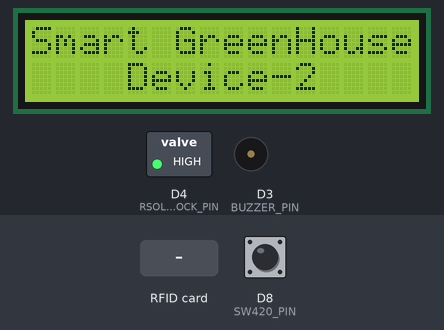
This sketch was run on a simulated ESP8266 (NodeMCU). Shown: 16×2 character LCD, switched loads named in the sketch (green lamp = pin HIGH), buzzer (waves = sounding, pin HIGH). The test bench sets the inputs (shaded band); at power-on: D8 (SW420_PIN) LOW. WiFi joins after 1.5 s; servers stay silent unless stated; uploads are accepted with an empty reply; what the sketch prints to the serial monitor is not drawn.

Above: at 2.2 s.
13.4 s: RFID card 5E 7A 19 C4 held to the reader
At 14.0 s:
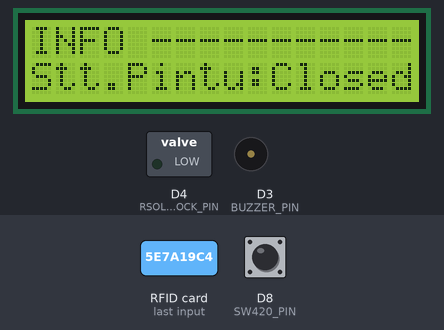
14.9 s: D8 (SW420_PIN) pulled HIGH for 0.15 s
At 14.97 s:
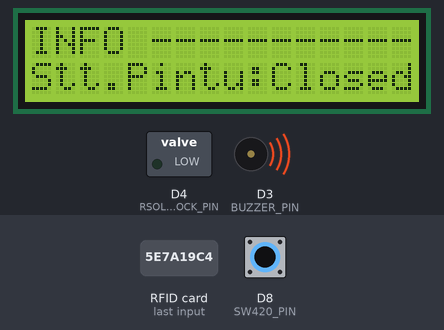
16.5 s: D8 (SW420_PIN) pulled HIGH for 3.2 s
At 20.0 s:
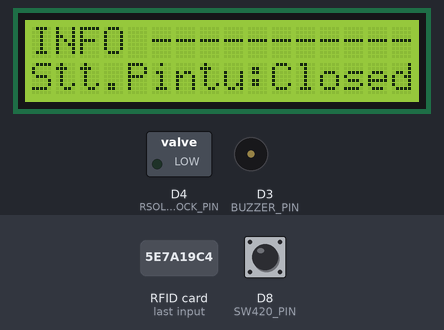
Timing chart, 0 to 21.5 s (numbered marks = the images above; inputs shaded):
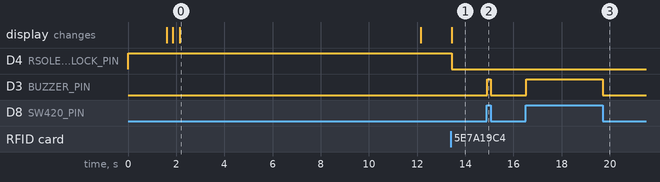

Measured:
- after the input at 13.4 s, D4 (RSOLENOID_DOORLOCK_PIN): HIGH → LOW after 0.05 s; the display: changes after 0.05 s (image 1)
- after the input at 14.9 s, D3 (BUZZER_PIN): LOW → HIGH at once, → LOW 0.15 s later
- after the input at 16.5 s, D3 (BUZZER_PIN): LOW → HIGH at once, → LOW 3.2 s later
- what the display in image 0 shows lasts 10.0 s, from 2.1 s to 12.1 s

The sketch:

Final_Project_Edspert_Batch10_NodeMCUProject.ino
```cpp
// Pustaka yang digunakan
#include <ESP8266WiFi.h>
#include <ESP8266HTTPClient.h>
#include <SPI.h>
#include <MFRC522.h>
#include <Wire.h>
#include <LiquidCrystal_I2C.h>

// Koneksi
#define WIFISSID "YOUR_WIFI_NAME"
#define PASSWORD "YOUR_WIFI_PASSWORD"
#define ACCESSKEY "YOUR_ANTARES_ACCESSKEY"
#define projectName "YOUR_ANTARES_APPLICATIONS_NAME"
#define deviceName "YOUR_ANTARES_DEVICE_NAME"
#define serverName "http://platform.antares.id:8080/~/antares-cse/antares-id/"+String(projectName)+"/"+String(deviceName)
WiFiClient client;
HTTPClient http;
String httpRequestData;
int httpResponseCode;
unsigned long lastTime = 0;
unsigned long timerDelay = 5000;

// Sensor
#define SW420_PIN D8 // Pin Antarmuka Sensor Getaran
constexpr uint8_t RST_PIN = D1; // Pin Antarmuka RST Sensor RFID
constexpr uint8_t SDA_PIN = D2; // Pin Antarmuka SDA Sensor RFID
#define UID_RFID1 "YOUR_USERID_RFID1" // User ID-1
#define UID_RFID2 "YOUR_USERID_RFID2" // User ID-2
MFRC522 rfid(SDA_PIN, RST_PIN); // Konstruktor MFRC522 -> rfid

// Aktuator
#define BUZZER_PIN D3 // Pin Antarmuka Buzzer
#define RSOLENOID_DOORLOCK_PIN D4 // Pin Antarmuka Solenoid Door Lock

// Layar
LiquidCrystal_I2C lcd(0x27,16,2);

// Variabel untuk keperluan sensor
byte UniqueIDentifier[4]; // Array untuk menampung User ID
String accessCode; // Variabel ini untuk menampung hasil pembacaan kode RFID

// Variabel untuk keperluan aktuator
int vibration; // Variabel ini untuk menampung nilai getaran
String alarm_keamanan; // Variabel ini untuk status buzzer: ON/OFF
String doorstate; // Variabel ini untuk status kunci pintu: Terbuka/Tertutup
bool relayON = HIGH; bool relayOFF = LOW; // Jika anda menggunakan NO pada relay maka yang terjadi adalah Active Low, sedangkan jika anda menggunakan NC pada relay maka yang terjadi adalah Active High

// Method untuk mengatur konektivitas
void ConnectToWiFi() {
  WiFi.mode(WIFI_STA); // Membuat perangkat sebagai station
  WiFi.begin(WIFISSID, PASSWORD); Serial.print("Menyambungkan ke jaringan"); // Memulai jaringan
  while (WiFi.status() != WL_CONNECTED) { // Selama tidak berhasil terhubung ke jaringan maka cetak di serial monitor :
    Serial.print("."); delay(500);
  }
  if (WiFi.status() == WL_CONNECTED) { // Jika berhasil terhubung ke jaringan maka cetak di serial monitor :
    Serial.println("\nTelah terhubung ke "+String(WIFISSID)+"\n\n");
  }
}

// Method untuk inisialisasi sensor RFID
void initSensorRFID(){
  SPI.begin(); // Memulai komunikasi SPI
  rfid.PCD_Init(); // Memulai sensor RFID
}

// Method untuk baca sensor RFID
void bacaSensorRFID(){
  // Cek untuk kartu baru
  if(!rfid.PICC_IsNewCardPresent()) {
    return;
  }

  // Verifikasi apakah UID sudah dibaca
  if(!rfid.PICC_ReadCardSerial()) {
    return;
  }
  if (rfid.uid.uidByte[0] != UniqueIDentifier[0] || rfid.uid.uidByte[1] != UniqueIDentifier[1] || rfid.uid.uidByte[2] != UniqueIDentifier[2] || rfid.uid.uidByte[3] != UniqueIDentifier[3]) {
    // Menampung User ID ke dalam array
    for (byte i = 0; i < 4; i++) {
      UniqueIDentifier[i] = rfid.uid.uidByte[i];
      accessCode.concat(String(UniqueIDentifier[i] < 0x10 ? " 0" : " "));
      accessCode.concat(String(UniqueIDentifier[i], HEX));
    } accessCode.toUpperCase();
    Serial.print(F("\nUID tag :"));
    printHex(rfid.uid.uidByte, rfid.uid.size);
    if(accessCode.substring(1) == UID_RFID1){ // Jika kartu RFID dikenali oleh scanner sebagai User ID-1, maka lakukan :
      Serial.print("\nPesan RFID : "); Serial.println("Akses Buka Pintu Green House Berhasil"); doorstate = "Open";
      responRFID(); // Respon RFID ditampilkan ke LCD
      digitalWrite(RSOLENOID_DOORLOCK_PIN, relayON); delay(1000); // Solenoid door lock: open
    }
    else if(accessCode.substring(1) == UID_RFID2){ // Jika kartu RFID dikenali oleh scanner sebagai User ID-2, maka lakukan :
      Serial.print("\nPesan RFID : "); Serial.println("Akses Tutup Pintu Green House Berhasil"); doorstate = "Closed";
      responRFID(); // Respon RFID ditampilkan ke LCD
      digitalWrite(RSOLENOID_DOORLOCK_PIN, relayOFF); delay(1000); // Solenoid door lock: closed
    }
    else{ // Jika kartu RFID tidak dikenali oleh scanner maka :
      Serial.print("\nPesan RFID : "); Serial.println("Akses Green House Gagal/UID Belum Terdaftar"); doorstate = "Closed";
      responRFID(); // Respon RFID ditampilkan ke LCD
      digitalWrite(RSOLENOID_DOORLOCK_PIN, relayOFF); delay(1000); // Solenoid door lock: closed
    }
  }
  else { // Jika tidak ada aktivitas maka :
    Serial.print("\nPesan RFID : "); Serial.println("Akses Green House Steril\n"); doorstate = "Closed";
    responRFID(); // Respon RFID ditampilkan ke LCD
    digitalWrite(RSOLENOID_DOORLOCK_PIN, relayOFF); delay(1000); // Solenoid door lock: closed
  }
}

// Method untuk mencetak nilai hex
void printHex(byte *buffer, byte bufferSize) {
  for (byte i = 0; i < bufferSize; i++) {
    Serial.print(buffer[i] < 0x10 ? " 0" : " ");
    Serial.print(buffer[i], HEX);
  }

  // Hentikan PICC
  rfid.PICC_HaltA();

  // Hentikan enkripsi pada PCD
  rfid.PCD_StopCrypto1();
}

// Method untuk baca sensor SW-420
void bacaSensorSW420(){
  vibration = digitalRead(SW420_PIN); // Mengukur nilai getaran
  if(vibration == HIGH){ // Jika terdeteksi getaran maka:
    digitalWrite(BUZZER_PIN, HIGH); // Buzzer menyala
    alarm_keamanan = "ON"; Serial.println("Status buzzer = "+String(alarm_keamanan)+" - Danger"); // Status Bahaya
  } else { // Jika tidak ada getaran maka:
    digitalWrite(BUZZER_PIN, LOW); // Buzzer mati
    alarm_keamanan = "OFF"; Serial.println("Status buzzer = "+String(alarm_keamanan)+" - Safe"); // Status Aman
  }
}

// Method untuk memulai LCD
void LCDinit(){
  lcd.init(); // Memulai LCD
  lcd.backlight(); delay(250); lcd.noBacklight(); delay(250); lcd.backlight(); // Splash Screen
  lcd.setCursor(0,0); lcd.print("Smart GreenHouse"); lcd.setCursor(4,1); lcd.print("Device-2");delay(10000); // Menampilkan data pada LCD
  lcd.clear(); // Menghapus tampilan data yang ada pada LCD
}

// Method untuk menampilkan status pintu ke LCD
void responRFID(){
  lcd.backlight(); lcd.setCursor(0,0); lcd.print("INFO -----------"); lcd.setCursor(0,1); lcd.print("Stt.Pintu:"+String(doorstate)); // Cetak respon RFID pada LCD
  Serial.println("Status Pintu: "+doorstate); // Cetak respon RFID pada serial monitor
}

// Kirim Data ke Antares
void kirimDataAntares(){
  if ((millis() - lastTime) > timerDelay) { // Jika waktu sekarang dikurangi waktu terakhir lebih besar dari 5 detik maka :
    if (WiFi.status() == WL_CONNECTED) { // Jika tersambung ke jaringan maka :
      // Memulai request http
      http.begin(client, serverName);

      // Header http
      http.addHeader("X-M2M-Origin",ACCESSKEY);
      http.addHeader("Content-Type","application/json;ty=4");
      http.addHeader("Accept","application/json");

      // Data sensor semuanya dikirim ke server melalui protokol http
      httpRequestData += "{\"m2m:cin\": { \"con\":\"{\\\"Alarm Keamanan\\\":\\\"";
      httpRequestData += String(alarm_keamanan);
      httpRequestData += "\\\",\\\"Status Pintu\\\":\\\"";
      httpRequestData += String(doorstate);
      httpRequestData += "\\\"}\"}}";
      // Serial.println(httpRequestData); Serial.println(); // Buka komen ini untuk debugging

      // Respon http
      int httpResponseCode = http.POST(httpRequestData);
      Serial.print("HTTP Response code: ");
      Serial.println(httpResponseCode);
      Serial.println("\n");

      // Mengakhiri request http
      http.end();
    }
    else { // Jika tidak tersambung ke jaringan maka :
      Serial.println("WiFi Disconnected");
    }
    lastTime = millis(); // Untuk menghitung waktu yang telah berlalu sejak pengiriman data terakhir
  }
}

// Method untuk mengatur inisiasi awal
void setup() {
  Serial.begin(115200); // Baudrate untuk papan NodeMCU
  pinMode(SW420_PIN,INPUT); // Inisialisasi pin sw-420 sebagai INPUT
  pinMode(BUZZER_PIN,OUTPUT); // Inisialisasi pin buzzer sebagai OUTPUT
  pinMode(RSOLENOID_DOORLOCK_PIN,OUTPUT); // Inisialisasi pin solenoid door lock sebagai OUTPUT
  digitalWrite(BUZZER_PIN, LOW); // Default buzzer: OFF
  digitalWrite(RSOLENOID_DOORLOCK_PIN, HIGH); // Default solenoid door lock: OFF (Mengunci)
  initSensorRFID(); // Memanggil method initSensorRFID
  ConnectToWiFi(); // Memanggil method ConnectToWiFi
  LCDinit(); // Memanggil method LCDinit
}

// Method ini akan dikerjakan berulang kali
void loop(){
  bacaSensorRFID(); // Memanggil method bacaSensorRFID
  bacaSensorSW420(); // Memanggil method bacaSensorSW420
  kirimDataAntares(); // Memanggil method kirimDataAntares
}

// Nama Final Project : Smart Green House (Device-2: NodeMCU)
// Nama Peserta Edspert.id : Devan Cakra Mudra Wijaya, S.Kom.

// **CATATAN: ADA SEDIKIT BUG DI BAGIAN PEMBACAAN RFID** // **MASIH BELUM TERATASI**
```
